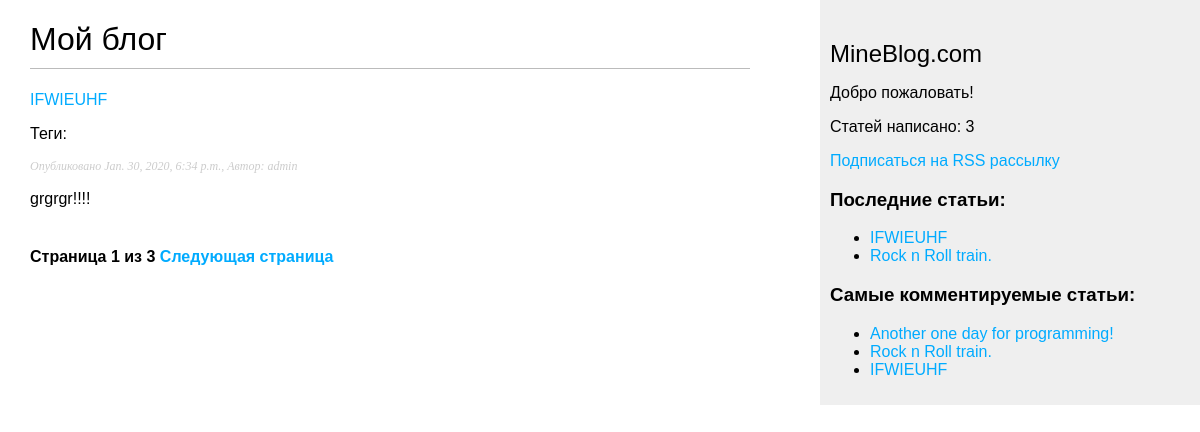
Page /blog/ on the earlier database version.
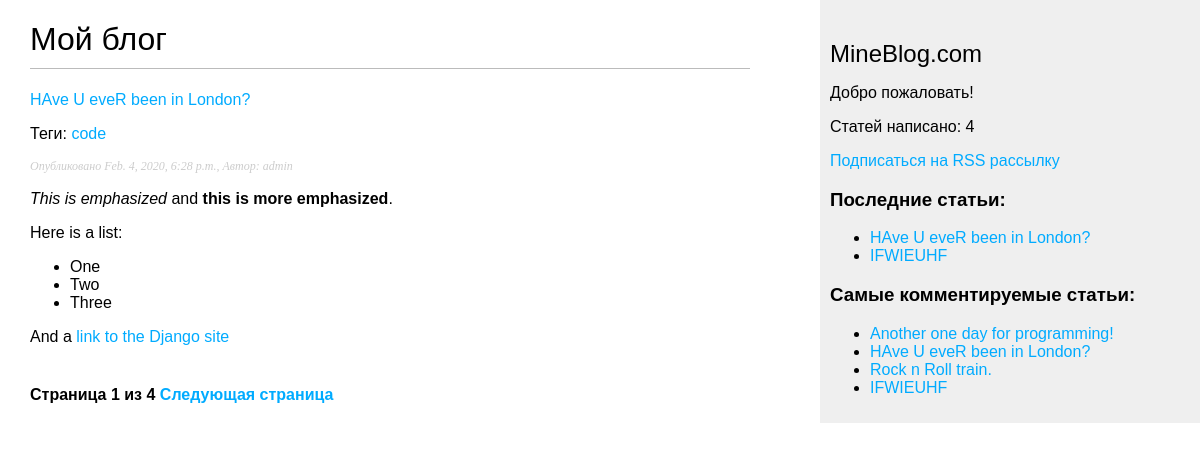
Same page on the later database version.
### blog/models.py (models this page shows, shortened)
class Post(models.Model):
    STATUS_CHOICES = (
        ('draft', 'Draft'),
        ('published', 'Published'),
    )
    title = models.CharField(max_length=200)
    slug = models.SlugField(max_length=200, unique_for_date='publish')
    author = models.ForeignKey(User, on_delete=models.CASCADE, related_name='blog_posts')
    body = models.TextField(max_length=pow(10, 5))
    publish = models.DateTimeField(default=timezone.now)
    created = models.DateTimeField(auto_now_add=True)
    updated = models.DateTimeField(auto_now=True)
    status = models.CharField(max_length=10, choices=STATUS_CHOICES, default='draft')
    tags = TaggableManager()
    class Meta:
        ordering = ('-publish',)
    objects = models.Manager()
    published = PublishedManager()
    def get_absolute_url(self):
        return reverse('blog:post_detail', args=[
            self.publish.year, self.publish.month,
            self.publish.day, self.slug,
        ])

### blog/views.py (the view)
# urls.py: path('', views.post_list, name='post_list'),
def post_list(request, tag_slug=None):
    object_list = Post.published.all()
    tag = None
    if tag_slug:
        tag = get_object_or_404(Tag, slug=tag_slug)
        object_list = object_list.filter(tags__in=[tag])
    paginator = Paginator(object_list, 1)  # means 1 articles for each page
    page = request.GET.get('page')
    try:
        posts = paginator.page(page)
    except PageNotAnInteger:
        posts = paginator.page(1)
    except EmptyPage:
        posts = paginator.page(paginator.num_pages)
    return render(request, 'blog/post/list.html', {'page': page,
                                                   'posts': posts,
                                                   'tag': tag})

### blog/models.py (called while the page is built)
    def get_queryset(self):
        return super().get_queryset().filter(status='published')

### blog/templatetags/blog_tags.py (called while the page is built)
@register.simple_tag  # @register.simple_tag(name='name_of_tag')
def total_posts():
    return Post.published.count()

@register.inclusion_tag('blog/post/latest_posts.html')
def show_latest_posts(count=5):
    latest_posts = Post.published.order_by('-publish')[:count]
    return {'latest_posts': latest_posts}

@register.simple_tag
def get_most_commented_posts(count=5):
    return Post.published.annotate(
        total_comments=Count('comments')
    ).order_by('-total_comments')[:count]

@register.filter(name='markdown')
def markdown_format(text):
    return mark_safe(markdown.markdown(text))

### blog/templates/blog/post/list.html (shortened to what this page needs)
{% extends "blog/base.html" %}
{% load blog_tags %}
{% block content %}
    <h1>
        Мой блог
    </h1>
    {% for post in posts %}
        <a href="{{ post.get_absolute_url }}">{{ post.title }}</a>
        <p class="tags">Теги:
            {% for tag in post.tags.all %}
                <a href="{% url "blog:post_list_by_tag" tag.slug %}">
                    {{ tag.name }}
                </a>
            {% endfor %}
        </p>
        <p class="date">Опубликовано {{ post.publish }},
            Автор: {{ post.author }}</p>
        {{ post.body|markdown|truncatewords_html:30 }}
    {% endfor %}
    {% include "pagination.html" with page=posts %}
{% endblock %}

### blog/templates/blog/base.html (shortened to what this page needs)
{% load blog_tags %}
{% load static %}
<!DOCTYPE html>
<html lang="en">
<head>
    <link href="{% static "css/blog.css" %}" rel="stylesheet">
</head>
<body>
<div id="content">
    {% block content %}{% endblock %}
</div>
<div id="sidebar">
    <h2>
        MineBlog.com
    </h2>
    <p>
        Добро пожаловать!
    </p>
    <p>
        Статей написано: {% total_posts %}
    </p>
    <p>
        <a href="{% url "blog:post_feed" %}">Подписаться на RSS рассылку</a>
    </p>
    <h3>
        Последние статьи:
    </h3>
    {% show_latest_posts 2 %}
    <h3>
        Самые комментируемые статьи:
    </h3>
    {% get_most_commented_posts as most_commented_posts %}
    <ul>
        {% for post in most_commented_posts %}
            <li>
                <a href="{{ post.get_absolute_url }}">{{ post.title }}</a>
            </li>
        {% endfor %}
    </ul>
</div>
</body>
</html>

### blog/templates/blog/post/latest_posts.html
<ul>
    {% for post in latest_posts %}
        <li>
            <a href="{{ post.get_absolute_url }}">{{ post.title }}</a>
        </li>
    {% endfor %}
</ul>

Differences in the rows shown:
no longer on one of the page's lists (row unchanged): Post: title "IFWIEUHF", publish "Jan. 30, 2020, 6:34 p.m.", author "admin", body "grgrgr!!!!"
no longer on one of the page's lists (row unchanged): Post: title "Rock n Roll train."
added Post: title "HAve U eveR been in London?", publish "Feb. 4, 2020, 6:28 p.m.", author "admin", body "This is emphasized and this is more emphasized . Here is a list: One Two Three And a link to the Django site"
now on this page (row unchanged): Tag: name "code"
Other differences:
{{ page.paginator.num_pages }}: "3" → "4"
text no longer shown: "3"
text now shown: "4"
